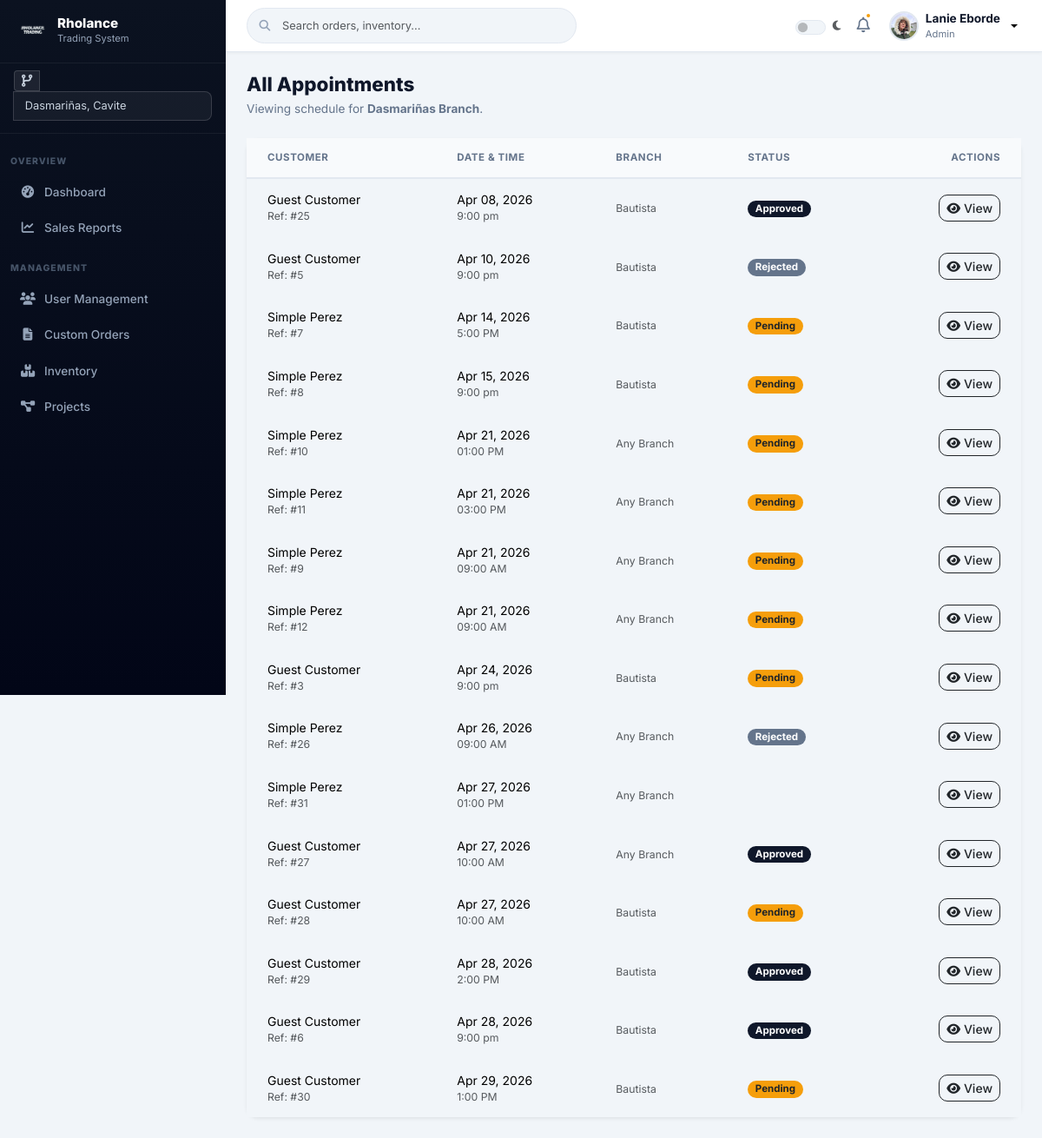
The page /admin/appointments.php (signed in) on the database its author committed.
### tables this page shows
CREATE TABLE `users` (
  `id` int(11) NOT NULL,
  `name` varchar(100) NOT NULL,
  `email` varchar(100) NOT NULL,
  `password` varchar(255) NOT NULL,
  `role` enum('admin','staff','welder','customer') NOT NULL,
  `branch_id` int(11) DEFAULT NULL,
  `status` enum('active','blocked','archived') DEFAULT 'active',
  `reset_token` varchar(255) DEFAULT NULL,
  `token_expiry` datetime DEFAULT NULL,
  `is_verified` tinyint(1) DEFAULT 0,
  `verification_code` varchar(6) DEFAULT NULL,
  `code_expiry` datetime DEFAULT NULL,
  `avatar` varchar(255) DEFAULT NULL
);

CREATE TABLE `appointments` (
  `id` int(11) NOT NULL,
  `customer_name` varchar(255) NOT NULL,
  `appointment_date` date NOT NULL,
  `appointment_time` varchar(50) DEFAULT NULL,
  `address` text DEFAULT NULL,
  `landmark` text DEFAULT NULL,
  `contact_person` varchar(255) DEFAULT NULL,
  `branch_id` int(11) DEFAULT NULL,
  `user_id` int(11) DEFAULT NULL,
  `status` enum('Pending','Approved','Rejected','Completed') DEFAULT 'Pending',
  `created_at` timestamp NOT NULL DEFAULT current_timestamp(),
  `slot_id` int(11) DEFAULT NULL,
  `source` enum('Walk-in','Online') DEFAULT 'Online'
);

CREATE TABLE `branches` (
  `id` int(11) NOT NULL,
  `name` varchar(100) NOT NULL
);

### admin/appointments.php (the view, shortened to what this page needs)
<?php
include '../config/database.php';
include '../includes/header.php';
include '../includes/sidebar.php';
$branch = $_SESSION['branch_id'] ?? 1;
$result = $conn->query("
    SELECT a.*, u.name AS customer_name, b.name AS branch_name
    FROM appointments a
    LEFT JOIN users u ON u.id = a.user_id
    LEFT JOIN branches b ON b.id = a.branch_id
    WHERE (a.branch_id = $branch OR a.branch_id IS NULL)
    ORDER BY a.appointment_date ASC, a.appointment_time ASC
");
?>
<div class="rh-main">
    <div class="rh-page-header d-flex align-items-center justify-content-between flex-wrap gap-2">
        <div>
            <h1>All Appointments</h1>
            <p>Viewing schedule for <strong><?= $branch == 1 ? 'Dasmariñas' : 'Biñan' ?> Branch</strong>.</p>
        </div>
    </div>
    <div class="card border-0 shadow-sm">
        <div class="table-responsive">
            <table class="table table-hover align-middle mb-0">
                <thead class="bg-light">
                    <tr>
                        <th class="ps-4">Customer</th>
                        <th>Date & Time</th>
                        <th>Branch</th>
                        <th>Status</th>
                        <th class="text-end pe-4">Actions</th>
                    </tr>
                </thead>
                <tbody>
                <?php if ($result && $result->num_rows > 0): ?>
                    <?php while ($row = $result->fetch_assoc()):
                        $statusCls = match($row['status']) {
                            'Pending'   => 'bg-warning text-dark',
                            'Approved'  => 'bg-primary',
                            'Completed' => 'bg-success',
                            'Cancelled' => 'bg-danger',
                            default     => 'bg-secondary'
                        };
                    ?>
                    <tr>
                        <td class="ps-4">
                            <div class="fw-700"><?= htmlspecialchars($row['customer_name'] ?? 'Guest Customer') ?></div>
                            <div class="text-muted small">Ref: #<?= $row['id'] ?></div>
                        </td>
                        <td>
                            <div class="fw-600"><?= date('M d, Y', strtotime($row['appointment_date'])) ?></div>
                            <div class="text-muted small"><?= htmlspecialchars($row['appointment_time']) ?></div>
                        </td>
                        <td><span class="text-muted small"><?= htmlspecialchars($row['branch_name'] ?? 'Any Branch') ?></span></td>
                        <td><span class="badge <?= $statusCls ?>"><?= $row['status'] ?></span></td>
                        <td class="text-end pe-4">
                            <a href="view_appointment.php?id=<?= $row['id'] ?>" class="btn btn-sm btn-outline-dark"><i class="fas fa-eye me-1"></i>View</a>
                        </td>
                    </tr>
                    <?php endwhile; ?>
                <?php else: ?>
                    <tr><td colspan="5" class="text-center py-5 text-muted">No appointments scheduled for this branch.</td></tr>
                <?php endif; ?>
                </tbody>
            </table>
        </div>
    </div>
</div>
</body></html>

### includes/header.php (shortened to what this page needs)
<?php
include __DIR__ . '/../config/database.php';
$user_id  = $_SESSION['user_id'] ?? 0;
$userName = $_SESSION['name']    ?? 'User';
$userRole = ucfirst($_SESSION['role'] ?? 'Guest');
$avatar   = '';
if ($user_id && isset($conn)) {
    $stmt = $conn->prepare("SELECT avatar FROM users WHERE id=?");
    $stmt->bind_param("i", $user_id);
    $stmt->execute();
    $res = $stmt->get_result();
    if ($row = $res->fetch_assoc()) $avatar = $row['avatar'] ?? '';
}
?>
<!DOCTYPE html>
<html lang="en" data-bs-theme="light">
<head>
    <link rel="stylesheet" href="https://cdn.jsdelivr.net/npm/bootstrap@5.3.3/dist/css/bootstrap.min.css">
    <link rel="stylesheet" href="https://cdnjs.cloudflare.com/ajax/libs/font-awesome/6.5.1/css/all.min.css">
    <link rel="stylesheet" href="<?= BASE_URL ?>assets/css/custom.css">
</head>
<body class="admin">
<header class="rh-topbar">
    <div class="rh-topbar-search">
        <input type="text" class="form-control" id="liveSearch"
               placeholder="Search orders, inventory..." autocomplete="off">
    </div>
    <div class="rh-topbar-right">
        <div class="form-check form-switch mb-0 d-flex align-items-center gap-2">
            <input class="form-check-input" type="checkbox" id="darkModeToggle"
                   style="width:2.2em;height:1.1em;cursor:pointer;">
            <label class="form-check-label text-muted" for="darkModeToggle" style="font-size:.8rem;">
                <i class="fas fa-moon"></i>
            </label>
        </div>
        <button class="rh-notif-btn">
            <i class="far fa-bell"></i>
            <span class="rh-notif-dot"></span>
        </button>
        <div class="dropdown">
            <button class="rh-user-btn dropdown-toggle" id="userMenuBtn"
                    data-bs-toggle="dropdown" aria-expanded="false"
                    style="--bs-btn-focus-shadow-rgb:none;">
                <div class="rh-avatar">
                    <?php if (!empty($avatar)): ?>
                        <img src="<?= BASE_URL ?>uploads/<?= htmlspecialchars($avatar) ?>" alt="Avatar">
                    <?php else: ?>
                        <?= strtoupper(substr($userName, 0, 1)) ?>
                    <?php endif; ?>
                </div>
                <div class="text-start d-none d-md-block">
                    <div class="rh-user-name"><?= htmlspecialchars($userName) ?></div>
                    <div class="rh-user-role"><?= htmlspecialchars($userRole) ?></div>
                </div>
            </button>
        </div>
    </div>
</header>

### assets/css/custom.css (style rules this page uses)
:root { --bs-primary: #0F172A; --bs-primary-rgb: 15, 23, 42; --bs-secondary: #64748B; --bs-secondary-rgb: 100, 116, 139; --bs-warning: #F59E0B; --bs-warning-rgb: 245, 158, 11; --bs-success: #10B981; --bs-success-rgb: 16, 185, 129; --bs-danger: #EF4444; --bs-danger-rgb: 239, 68, 68; --bs-info: #3B82F6; --bs-info-rgb: 59, 130, 246; --bs-body-bg: #F1F5F9; --bs-body-color: #1E293B; --bs-border-color: #E2E8F0; --bs-border-radius: 0.625rem; --bs-border-radius-lg: 0.875rem; --bs-border-radius-xl: 1.125rem; --bs-font-sans-serif: 'Inter', system-ui, -apple-system, sans-serif; --bs-link-color: #F59E0B; --bs-link-hover-color: #D97706; --bs-card-border-color: #E2E8F0; --bs-card-cap-bg: #F8FAFC; --rh-accent: #F59E0B; --rh-accent-hover: #D97706; --rh-dark: #0F172A; --rh-dark2: #1E293B; --rh-dark3: #334155; --rh-muted: #64748B; --rh-sidebar-width: 260px; --rh-topbar-height: 60px; --rh-shadow: 0 4px 16px rgba(0,0,0,.07); --rh-shadow-lg: 0 10px 30px rgba(0,0,0,.10); --muted: #64748B; --text-muted: #64748B; --accent: #F59E0B; --primary: #0F172A; --border: #E2E8F0; --card: #FFFFFF; --text: #1E293B; }
*, *::before, *::after { box-sizing: border-box; }
body { font-family: var(--bs-font-sans-serif); background: var(--bs-body-bg); color: var(--bs-body-color); }
.btn { border-radius: 0.625rem; font-weight: 500; transition: all .2s ease; }
.card { border-radius: var(--bs-border-radius-lg); border: 1px solid var(--bs-border-color); box-shadow: var(--rh-shadow); background: #fff; }
.table { font-size: .875rem; }
.table thead th { font-size: .72rem; text-transform: uppercase; letter-spacing: .05em; color: var(--rh-muted); background: #F8FAFC; border-bottom: 2px solid var(--bs-border-color); padding: .85rem 1rem; font-weight: 700; }
.table td { padding: .85rem 1rem; vertical-align: middle; border-bottom: 1px solid #F1F5F9; }
.table tbody tr:last-child td { border-bottom: none; }
.form-control, .form-select { border-radius: .625rem; border: 1px solid var(--bs-border-color); font-size: .875rem; padding: .6rem 1rem; transition: border-color .2s, box-shadow .2s; }
.badge { font-weight: 700; border-radius: 20px; padding: .35em .75em; font-size: .72rem; }
.rh-topbar { position: fixed; top: 0; left: var(--rh-sidebar-width); right: 0; height: var(--rh-topbar-height); background: #fff; border-bottom: 1px solid var(--bs-border-color); display: flex; align-items: center; justify-content: space-between; padding: 0 24px; z-index: 1040; box-shadow: 0 1px 4px rgba(0,0,0,.05); gap: 16px; }
.rh-topbar-search { position: relative; flex: 1; max-width: 380px; }
.rh-topbar-search .form-control { padding-left: 2.5rem; border-radius: 999px; background: var(--bs-body-bg); border-color: var(--bs-border-color); font-size: .8rem; }
.rh-topbar-right { display: flex; align-items: center; gap: 14px; }
.rh-notif-btn { position: relative; background: none; border: none; color: var(--rh-muted); font-size: 1.1rem; cursor: pointer; padding: 4px; }
.rh-notif-dot { position: absolute; top: 2px; right: 2px; width: 8px; height: 8px; background: var(--rh-accent); border-radius: 50%; border: 2px solid #fff; }
.rh-user-btn { display: flex; align-items: center; gap: 8px; background: none; border: none; cursor: pointer; padding: 4px; }
.rh-avatar { width: 34px; height: 34px; border-radius: 50%; background: var(--rh-dark2); color: #fff; font-weight: 700; font-size: .85rem; display: flex; align-items: center; justify-content: center; overflow: hidden; flex-shrink: 0; border: 2px solid var(--bs-border-color); }
.rh-avatar img { width: 100%; height: 100%; object-fit: cover; }
.rh-user-name { font-size: .85rem; font-weight: 700; color: var(--rh-dark); }
.rh-user-role { font-size: .7rem; color: var(--rh-muted); }
.rh-main { margin-left: var(--rh-sidebar-width); margin-top: var(--rh-topbar-height); padding: 24px; min-height: calc(100vh - var(--rh-topbar-height)); }
.rh-page-header { margin-bottom: 24px; }
.rh-page-header h1 { font-size: 1.4rem; font-weight: 800; color: var(--rh-dark); margin: 0 0 4px; }
.rh-page-header p { font-size: .85rem; color: var(--rh-muted); margin: 0; }

### rows shown on the page
users: avatar (picture)
appointments: customer_name "Guest Customer", id "25", appointment_date "Apr 08, 2026", appointment_time "9:00 pm", branch.name "Bautista", status "Approved"
appointments: customer_name "Guest Customer", id "5", appointment_date "Apr 10, 2026", appointment_time "9:00 pm", branch.name "Bautista", status "Rejected"
appointments: user.name "Simple Perez", id "7", appointment_date "Apr 14, 2026", appointment_time "5:00 PM", branch.name "Bautista", status "Pending"
appointments: user.name "Simple Perez", id "8", appointment_date "Apr 15, 2026", appointment_time "9:00 pm", branch.name "Bautista", status "Pending"
appointments: user.name "Simple Perez", id "10", appointment_date "Apr 21, 2026", appointment_time "01:00 PM", branch_name "Any Branch", status "Pending"
appointments: user.name "Simple Perez", id "11", appointment_date "Apr 21, 2026", appointment_time "03:00 PM", branch_name "Any Branch", status "Pending"
appointments: user.name "Simple Perez", id "9", appointment_date "Apr 21, 2026", appointment_time "09:00 AM", branch_name "Any Branch", status "Pending"
appointments: user.name "Simple Perez", id "12", appointment_date "Apr 21, 2026", appointment_time "09:00 AM", branch_name "Any Branch", status "Pending"
appointments: customer_name "Guest Customer", id "3", appointment_date "Apr 24, 2026", appointment_time "9:00 pm", branch.name "Bautista", status "Pending"
appointments: user.name "Simple Perez", id "26", appointment_date "Apr 26, 2026", appointment_time "09:00 AM", branch_name "Any Branch", status "Rejected"
appointments: user.name "Simple Perez", id "31", appointment_date "Apr 27, 2026", appointment_time "01:00 PM", branch_name "Any Branch"
appointments: customer_name "Guest Customer", id "27", appointment_date "Apr 27, 2026", appointment_time "10:00 AM", branch_name "Any Branch", status "Approved"
appointments: customer_name "Guest Customer", id "28", appointment_date "Apr 27, 2026", appointment_time "10:00 AM", branch.name "Bautista", status "Pending"
appointments: customer_name "Guest Customer", id "29", appointment_date "Apr 28, 2026", appointment_time "2:00 PM", branch.name "Bautista", status "Approved"
appointments: customer_name "Guest Customer", id "6", appointment_date "Apr 28, 2026", appointment_time "9:00 pm", branch.name "Bautista", status "Approved"
appointments: customer_name "Guest Customer", id "30", appointment_date "Apr 29, 2026", appointment_time "1:00 PM", branch.name "Bautista", status "Pending"

### other values the page prints
$userName "Lanie Eborde"
$userRole "Admin"
$label "Dashboard Sales Reports User Management Custom Orders Inventory Projects"
